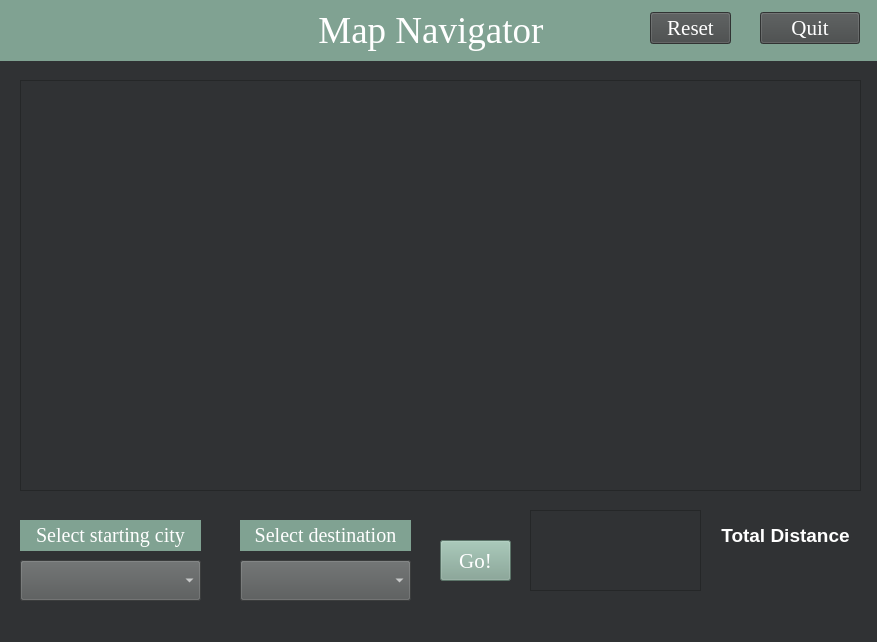
<?xml version="1.0" encoding="UTF-8"?>
<ui version="4.0">
 <class>MainWindow</class>
 <widget class="QMainWindow" name="MainWindow">
  <property name="geometry">
   <rect>
    <x>0</x>
    <y>0</y>
    <width>877</width>
    <height>642</height>
   </rect>
  </property>
  <property name="windowTitle">
   <string>MainWindow</string>
  </property>
  <property name="styleSheet">
   <string notr="true">background-color: rgb(48, 50, 52);</string>
  </property>
  <widget class="QWidget" name="centralwidget">
   <widget class="QGraphicsView" name="graphicsView">
    <property name="geometry">
     <rect>
      <x>20</x>
      <y>80</y>
      <width>841</width>
      <height>411</height>
     </rect>
    </property>
    <property name="lineWidth">
     <number>0</number>
    </property>
   </widget>
   <widget class="QLabel" name="label_2">
    <property name="geometry">
     <rect>
      <x>-10</x>
      <y>0</y>
      <width>891</width>
      <height>61</height>
     </rect>
    </property>
    <property name="minimumSize">
     <size>
      <width>60</width>
      <height>30</height>
     </size>
    </property>
    <property name="font">
     <font>
      <family>Georgia</family>
      <pointsize>28</pointsize>
      <italic>false</italic>
      <bold>false</bold>
     </font>
    </property>
    <property name="autoFillBackground">
     <bool>false</bool>
    </property>
    <property name="styleSheet">
     <string notr="true">background-color: rgb(128, 162, 146);
color: rgb(255, 255, 255);</string>
    </property>
    <property name="frameShape">
     <enum>QFrame::NoFrame</enum>
    </property>
    <property name="text">
     <string>Map Navigator </string>
    </property>
    <property name="alignment">
     <set>Qt::AlignCenter</set>
    </property>
   </widget>
   <widget class="QComboBox" name="sourcebox">
    <property name="geometry">
     <rect>
      <x>20</x>
      <y>560</y>
      <width>181</width>
      <height>41</height>
     </rect>
    </property>
    <property name="font">
     <font>
      <pointsize>9</pointsize>
     </font>
    </property>
    <property name="styleSheet">
     <string notr="true">background-color: rgb(83, 86, 86);
color: rgb(255, 255, 255);</string>
    </property>
   </widget>
   <widget class="QComboBox" name="sourcebox2">
    <property name="geometry">
     <rect>
      <x>240</x>
      <y>560</y>
      <width>171</width>
      <height>41</height>
     </rect>
    </property>
    <property name="font">
     <font>
      <pointsize>9</pointsize>
     </font>
    </property>
    <property name="styleSheet">
     <string notr="true">background-color: rgb(83, 86, 86);
color: rgb(255, 255, 255);</string>
    </property>
   </widget>
   <widget class="QLabel" name="label_3">
    <property name="geometry">
     <rect>
      <x>240</x>
      <y>520</y>
      <width>171</width>
      <height>31</height>
     </rect>
    </property>
    <property name="font">
     <font>
      <family>Georgia</family>
      <pointsize>15</pointsize>
     </font>
    </property>
    <property name="styleSheet">
     <string notr="true">color: rgb(255, 255, 255);
background-color: rgb(128, 162, 146);</string>
    </property>
    <property name="text">
     <string>Select destination</string>
    </property>
    <property name="alignment">
     <set>Qt::AlignCenter</set>
    </property>
   </widget>
   <widget class="QLabel" name="label_4">
    <property name="geometry">
     <rect>
      <x>20</x>
      <y>520</y>
      <width>181</width>
      <height>31</height>
     </rect>
    </property>
    <property name="font">
     <font>
      <family>Georgia</family>
      <pointsize>15</pointsize>
     </font>
    </property>
    <property name="styleSheet">
     <string notr="true">color: rgb(255, 255, 255);
background-color: rgb(128, 162, 146);</string>
    </property>
    <property name="text">
     <string>Select starting city</string>
    </property>
    <property name="alignment">
     <set>Qt::AlignCenter</set>
    </property>
   </widget>
   <widget class="QPushButton" name="go">
    <property name="geometry">
     <rect>
      <x>440</x>
      <y>540</y>
      <width>71</width>
      <height>41</height>
     </rect>
    </property>
    <property name="font">
     <font>
      <family>Georgia</family>
      <pointsize>16</pointsize>
     </font>
    </property>
    <property name="styleSheet">
     <string notr="true">color: rgb(255, 255, 255);
background-color: rgb(128, 162, 146);</string>
    </property>
    <property name="text">
     <string>Go!</string>
    </property>
   </widget>
   <widget class="QPushButton" name="reset">
    <property name="geometry">
     <rect>
      <x>650</x>
      <y>12</y>
      <width>81</width>
      <height>32</height>
     </rect>
    </property>
    <property name="font">
     <font>
      <family>Georgia</family>
      <pointsize>16</pointsize>
     </font>
    </property>
    <property name="styleSheet">
     <string notr="true">color: rgb(255, 255, 255);
background-color: rgb(68, 71, 71);</string>
    </property>
    <property name="text">
     <string>Reset</string>
    </property>
   </widget>
   <widget class="QPushButton" name="quit">
    <property name="geometry">
     <rect>
      <x>760</x>
      <y>12</y>
      <width>100</width>
      <height>32</height>
     </rect>
    </property>
    <property name="font">
     <font>
      <family>Georgia</family>
      <pointsize>16</pointsize>
     </font>
    </property>
    <property name="styleSheet">
     <string notr="true">color: rgb(255, 255, 255);
background-color: rgb(68, 71, 71);</string>
    </property>
    <property name="text">
     <string>Quit</string>
    </property>
   </widget>
   <widget class="QLabel" name="distance">
    <property name="geometry">
     <rect>
      <x>710</x>
      <y>520</y>
      <width>151</width>
      <height>31</height>
     </rect>
    </property>
    <property name="font">
     <font>
      <pointsize>11</pointsize>
     </font>
    </property>
    <property name="styleSheet">
     <string notr="true">color: rgb(255, 255, 255);</string>
    </property>
    <property name="text">
     <string>&lt;html&gt;&lt;head/&gt;&lt;body&gt;&lt;p align=&quot;center&quot;&gt;&lt;span style=&quot; font-size:14pt; font-weight:700;&quot;&gt;Total Distance&lt;/span&gt;&lt;/p&gt;&lt;/body&gt;&lt;/html&gt;</string>
    </property>
   </widget>
   <widget class="QTextEdit" name="pathLabel">
    <property name="geometry">
     <rect>
      <x>530</x>
      <y>510</y>
      <width>171</width>
      <height>81</height>
     </rect>
    </property>
    <property name="styleSheet">
     <string notr="true">color: rgb(255, 255, 255);</string>
    </property>
   </widget>
   <zorder>label_2</zorder>
   <zorder>graphicsView</zorder>
   <zorder>sourcebox</zorder>
   <zorder>sourcebox2</zorder>
   <zorder>label_3</zorder>
   <zorder>label_4</zorder>
   <zorder>go</zorder>
   <zorder>reset</zorder>
   <zorder>quit</zorder>
   <zorder>distance</zorder>
   <zorder>pathLabel</zorder>
  </widget>
  <widget class="QMenuBar" name="menubar">
   <property name="geometry">
    <rect>
     <x>0</x>
     <y>0</y>
     <width>877</width>
     <height>21</height>
    </rect>
   </property>
  </widget>
  <widget class="QStatusBar" name="statusbar"/>
 </widget>
 <resources/>
 <connections/>
</ui>
